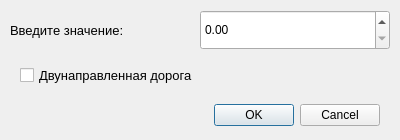
<?xml version="1.0" encoding="UTF-8"?>
<ui version="4.0">
    <class>AddRoadDialog</class>
    <widget class="QDialog" name="AddRoadDialog">
        <property name="geometry">
            <rect>
                <x>0</x>
                <y>0</y>
                <width>400</width>
                <height>140</height>
            </rect>
        </property>
        <property name="windowTitle">
            <string>Добавление дороги</string>
        </property>
        <widget class="QDialogButtonBox" name="buttonBox">
            <property name="geometry">
                <rect>
                    <x>20</x>
                    <y>100</y>
                    <width>360</width>
                    <height>30</height>
                </rect>
            </property>
            <property name="orientation">
                <enum>Qt::Horizontal</enum>
            </property>
            <property name="standardButtons">
                <set>QDialogButtonBox::Cancel|QDialogButtonBox::Ok</set>
            </property>
        </widget>
        <widget class="QDoubleSpinBox" name="doubleSpinBox">
            <property name="geometry">
                <rect>
                    <x>200</x>
                    <y>10</y>
                    <width>190</width>
                    <height>40</height>
                </rect>
            </property>
            <property name="sizePolicy">
                <sizepolicy hsizetype="Expanding" vsizetype="Fixed">
                    <horstretch>0</horstretch>
                    <verstretch>0</verstretch>
                </sizepolicy>
            </property>
            <property name="maximum">
                <double>100.000000000000000</double>
            </property>
            <property name="value">
                <double>0.000000000000000</double>
            </property>
        </widget>
        <widget class="QLabel" name="label">
            <property name="geometry">
                <rect>
                    <x>10</x>
                    <y>10</y>
                    <width>190</width>
                    <height>40</height>
                </rect>
            </property>
            <property name="sizePolicy">
                <sizepolicy hsizetype="Expanding" vsizetype="Fixed">
                    <horstretch>0</horstretch>
                    <verstretch>0</verstretch>
                </sizepolicy>
            </property>
            <property name="font">
                <font>
                    <pointsize>10</pointsize>
                </font>
            </property>
            <property name="text">
                <string>Введите значение:</string>
            </property>
            <property name="margin">
                <number>10</number>
            </property>
        </widget>
        <widget class="QCheckBox" name="checkBox">
            <property name="geometry">
                <rect>
                    <x>20</x>
                    <y>60</y>
                    <width>360</width>
                    <height>30</height>
                </rect>
            </property>
            <property name="sizePolicy">
                <sizepolicy hsizetype="Expanding" vsizetype="Fixed">
                    <horstretch>0</horstretch>
                    <verstretch>0</verstretch>
                </sizepolicy>
            </property>
            <property name="font">
                <font>
                    <pointsize>10</pointsize>
                </font>
            </property>
            <property name="text">
                <string>Двунаправленная дорога</string>
            </property>
        </widget>
    </widget>
    <resources/>
    <connections>
        <connection>
            <sender>buttonBox</sender>
            <signal>accepted()</signal>
            <receiver>AddRoadDialog</receiver>
            <slot>accept()</slot>
            <hints>
                <hint type="sourcelabel">
                    <x>248</x>
                    <y>254</y>
                </hint>
                <hint type="destinationlabel">
                    <x>157</x>
                    <y>274</y>
                </hint>
            </hints>
        </connection>
        <connection>
            <sender>buttonBox</sender>
            <signal>rejected()</signal>
            <receiver>AddRoadDialog</receiver>
            <slot>reject()</slot>
            <hints>
                <hint type="sourcelabel">
                    <x>316</x>
                    <y>260</y>
                </hint>
                <hint type="destinationlabel">
                    <x>286</x>
                    <y>274</y>
                </hint>
            </hints>
        </connection>
    </connections>
</ui>
